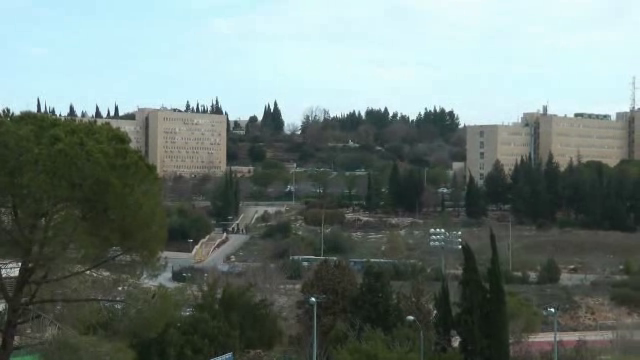
#> input picture frame 40 of Video Stabilization using Sparse Features and Dense Optical Flow/data/Q1/1.avi, 640 x 360 px
$ python StabilizeVideo.py
#> lines starting #> are read from the running program, lines starting #| are printed output that depends on the picture
### Video Stabilization using Sparse Features and Dense Optical Flow/code/Utils/VideoUtils.py
import cv2
import numpy as np
import os
import math
from Utils.flowUtility import readFlow


class VideoReader:

    def __init__(self, DatasetPath, question, vidId, loadAllFrames=True,
                 maxFrames=math.inf):
        self.vidPath = '{}/Q{}/{:d}.avi'.format(DatasetPath, question, vidId)
        self.flowFol = '{}/Q{}/{:d}_flows'.format(DatasetPath, question, vidId)
        self.video = cv2.VideoCapture(self.vidPath)
        self.fps = self.video.get(cv2.CAP_PROP_FPS)
        self.width = int(self.video.get(cv2.CAP_PROP_FRAME_WIDTH))
        self.height = int(self.video.get(cv2.CAP_PROP_FRAME_HEIGHT))
        self.nrFrames = min(int(self.video.get(cv2.CAP_PROP_FRAME_COUNT)),
                            maxFrames)
        if loadAllFrames:
            self.frames = self.extractFrames()
        else:
            self.frames = None

    def getFrame(self, idx):
        return self.frames[idx]

    # [4 lines left out: function getFrames, not called in this run]

    def extractFrames(self):
        frames = np.zeros((self.nrFrames, self.height, self.width, 3),
                          dtype='uint8')

        for i in range(self.nrFrames):
            frame = self.getNextFrame()
            if frame is None:
                self.nrFrames = i
                break
            frames[i] = frame
#> this loop made 31 passes
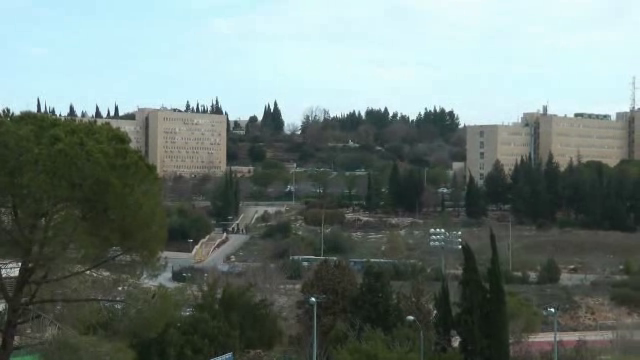
#> input picture frame 40 of Video Stabilization using Sparse Features and Dense Optical Flow/data/Q1/1.avi, 640 x 360 px
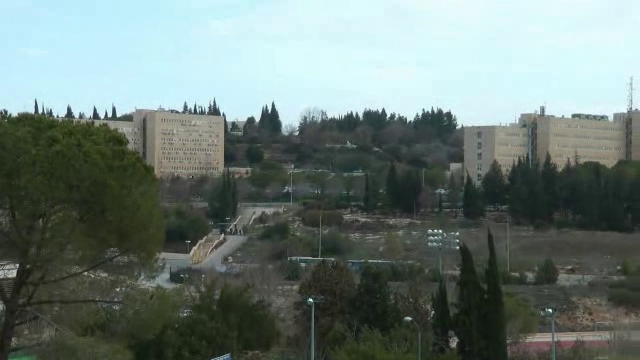
#> input picture frame 41 of Video Stabilization using Sparse Features and Dense Optical Flow/data/Q1/1.avi, 640 x 360 px
#> pass 3, in getNextFrame (call 3), `ret, frame = self.video.read()`:
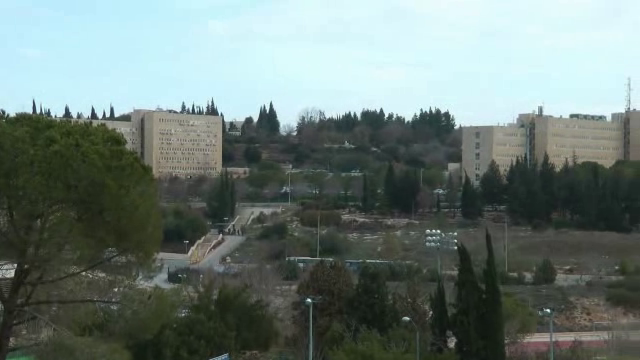
#> frame: shape (360, 640, 3); mean B, G, R 119.7, 124.4, 109.9

        return frames

    def getFlow(self, frameIdx):
        path = '{}/{:04d}.flo'.format(self.flowFol, frameIdx)
        return readFlow(path)

    def getNextFrame(self):
        ret, frame = self.video.read()
        if frame is not None:
            frame = np.flip(frame, axis=2)
        return frame

    def getFPS(self):
        return self.fps

    def getSize(self):
        return self.width, self.height

    def getNrFrames(self):
        return int(self.nrFrames)

    def close(self):
        self.video.release()


class VideoWriter:
    video = None

    def __init__(self, path, fps=30):
        self.path = path
        self.fps = fps

    # [13 lines left out: function writeFrame, not called in this run]

    def close(self):
        self.video.release()

### Video Stabilization using Sparse Features and Dense Optical Flow/code/StabilizeVideo.py
import cv2
import argparse
import numpy as np
from Utils.VideoUtils import VideoReader, VideoWriter
import matplotlib.pyplot as plt
from scipy.ndimage import gaussian_filter1d
import os
import time

# [529 lines left out: functions real_func, get_transformation_mat, get_transformation_mat_stable, get_translation_from_mat, gaussian_filter_1d, gauss_smoothing and 20 more, not called in this run]

if __name__ == "__main__":

    parser = argparse.ArgumentParser()
    parser.add_argument('--question',  help='Question number to decide type of stabilization', default=1, type=int)
    parser.add_argument('--subQuestion',  type=str , default = 'A', help='Decide on type of motion estimation')
    parser.add_argument('--video', default=1, type=int, help='Video to process')

    args = parser.parse_args()

    video_1 = VideoReader("../data",args.question , args.video)
    all_frames = video_1.getFrames()
    if args.question == 1:
        if args.subQuestion == 'A':
            start = time.process_time()
            feature_transform(all_frames, args.question, args.subQuestion, args.video)
            time_taken = time.process_time() - start
            time_per_frame = time_taken/len(all_frames)
            print("Time per frame: ", time_per_frame)
        else:
            start = time.process_time()
            optical_transform_with_smoothing(all_frames, args.question, args.subQuestion, args.video)
            # optical_transform(all_frames, args.question, args.subQuestion, args.video)
            time_taken = time.process_time() - start
            time_per_frame = time_taken/len(all_frames)
            print("Time per frame: ", time_per_frame)
    else:
        if args.subQuestion == 'B':
            start = time.process_time()
            feature_transform_stable(all_frames, args.question, args.subQuestion, args.video)
            time_taken = time.process_time() - start
            time_per_frame = time_taken/len(all_frames)
            print("Time per frame: ", time_per_frame)
        else:
            start = time.process_time()
            optical_transform_with_smoothing_masked(all_frames, args.question, args.subQuestion, args.video)
            # optical_transform(all_frames, args.question, args.subQuestion, args.video)
            time_taken = time.process_time() - start
            time_per_frame = time_taken/len(all_frames)
            print("Time per frame: ", time_per_frame)

$ run again, starting later in the video
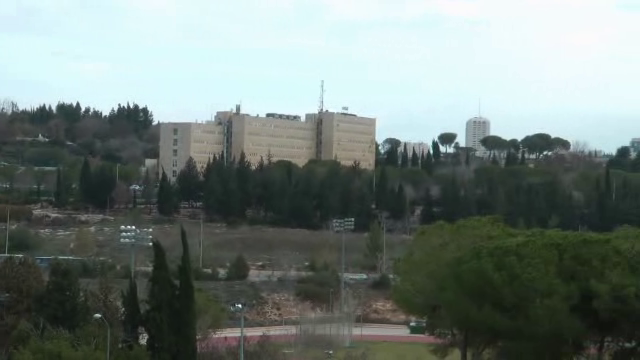
#> input picture frame 180 of Video Stabilization using Sparse Features and Dense Optical Flow/data/Q1/1.avi, 640 x 360 px
#> the loop in extractFrames, `for i in range(self.nrFrames):` made 31 passes
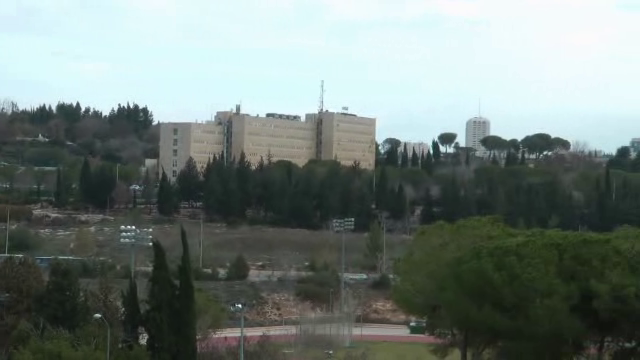
#> input picture frame 180 of Video Stabilization using Sparse Features and Dense Optical Flow/data/Q1/1.avi, 640 x 360 px
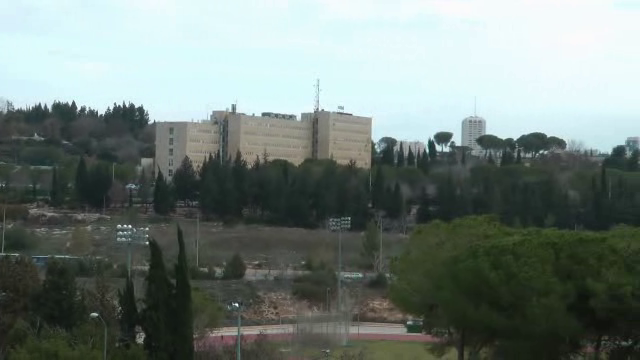
#> input picture frame 181 of Video Stabilization using Sparse Features and Dense Optical Flow/data/Q1/1.avi, 640 x 360 px
#> pass 3, in getNextFrame (call 3), `ret, frame = self.video.read()`:
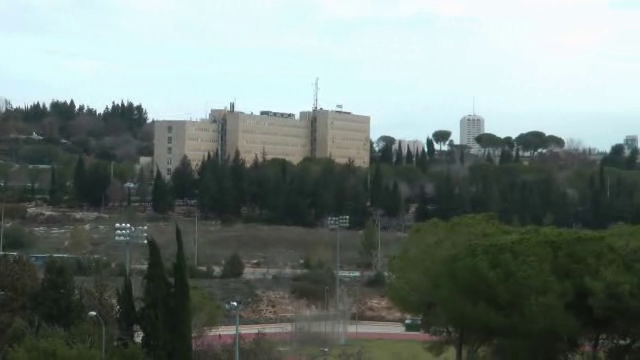
#> frame: shape (360, 640, 3); mean B, G, R 122.1, 126.9, 115.4
